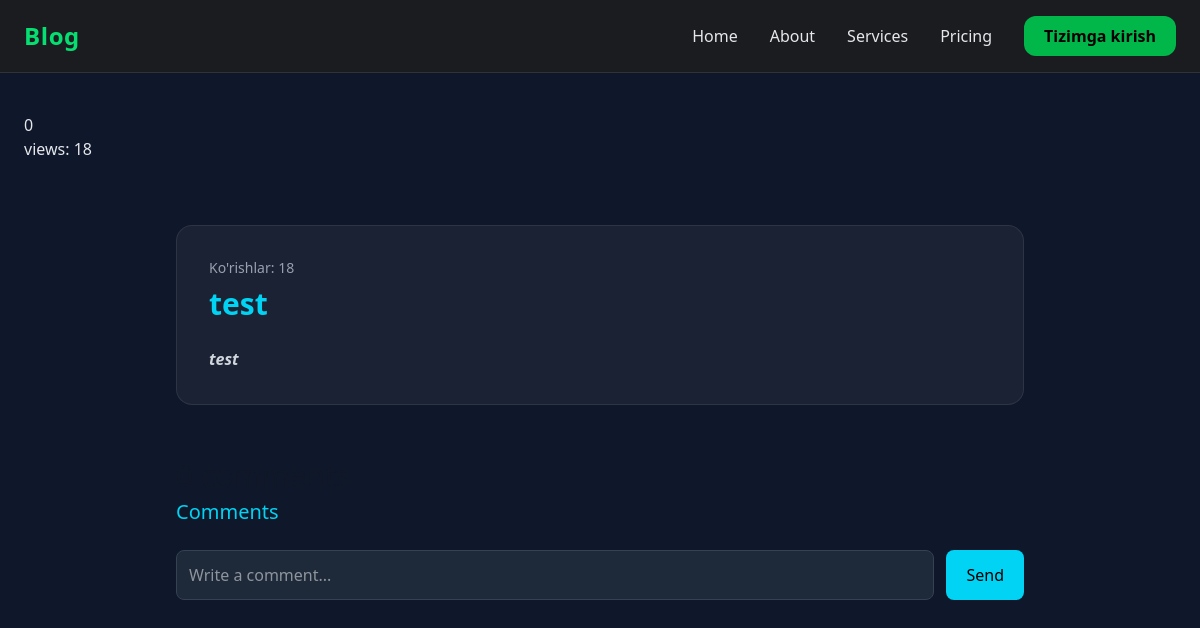
The app's page /maqola/1/ with its own data.
### maqola/models.py (models this page shows, shortened)
class Maqola(models.Model):
    title = models.CharField(max_length=50)
    subtitle = models.CharField(max_length=70)
    content = models.TextField()
    created_at = models.DateTimeField(default=timezone.now)
    views = models.PositiveIntegerField(default=0)
    author = models.ForeignKey(Profile, on_delete=models.CASCADE, null=True, blank=True, related_name='maqolalar')
    category = models.ForeignKey('Category', on_delete=models.CASCADE)

### maqola/views.py (the view)
# urls.py: path('maqola/<int:id>/', detail, name='detail'),
def detail(request, id):
    maqola = Maqola.objects.get(id=id)
    maqola.views += 1
    maqola.save()
    comment = Comment.objects.filter(maqola=maqola, status=True)
    comments_count = Like.objects.filter(maqola=id).count()
    likes_count = Like.objects.filter(maqola=id).count()
    return render(request, 'detail.html', {'maqola': maqola, 'comments': comment, 'likes_count': likes_count, 'comments_count': comments_count})

### templates/detail.html (shortened to what this page needs)
{% extends "_base.html" %} {% block content %}
<a href="{% url 'like_post' maqola.id %}">{{likes_count}}</a>
<h3>views: {{maqola.views}}</h3>
<div class="container mx-auto px-6 py-16 max-w-4xl text-white">
  <div class="card p-8 mb-12">
    <h2 class="text-sm text-gray-400 mb-2">Ko'rishlar: {{ maqola.views }}</h2>
    <h1 class="text-3xl font-bold mb-6 text-cyan-400">{{ maqola.title }}</h1>
    <div class="text-gray-300 leading-relaxed">{{ maqola.content|safe }}</div>
  </div>
  <div>
    <h2 class="text-gray-900 text-3xl font-bolt font-manrope leading-normal">{{comments_count}} comments</h2>
    <h2 class="text-xl text-cyan-400 mb-6">Comments</h2>
    <form action="{% url 'comment' %}" method="post" class="mb-8">
      {% csrf_token %} {% if request.user.is_authenticated %}
      <div class="flex gap-3">
        <input
          type="text"
          name="comment"
          placeholder="Write a comment..."
          class="flex-1 p-3 rounded-lg bg-gray-800 text-white border border-gray-700 outline-none"
          required
          name='comment'
        />
        <button
          type="submit"
          class="px-5 py-3 rounded-lg bg-cyan-400 text-black font-medium hover:bg-cyan-300 transition"
        >
          Send
        </button>
      </div>
      {% else %}
      <div class="flex gap-3">
        <input
          type="text"
          name="comment"
          placeholder="Write a comment..."
          disabled
          class="flex-1 p-3 rounded-lg bg-gray-800 text-white border border-gray-700 outline-none"
          required
        />
        <button
          type="submit"
          class="px-5 py-3 rounded-lg bg-cyan-400 text-black font-medium hover:bg-cyan-300 transition"
        >
          Send
        </button>
      </div>
      {% endif %}
    </form>
  </div>
</div>
{% endblock content %}

### templates/_base.html (style rules this page uses)
body { background: linear-gradient(-45deg, #0f172a, #111827, #1e293b, #0ea5e9); background-size: 400% 400%; animation: gradientMove 15s ease infinite; }

### templates/detail.html (style rules this page uses)
body { background: #0f172a; }
.card { background: rgba(255, 255, 255, 0.05); backdrop-filter: blur(10px); border-radius: 16px; border: 1px solid rgba(255, 255, 255, 0.08); }

### records on screen
Maqola: views "18", title "test", content "test"

### other values on screen
{{ likes_count }} "0"
